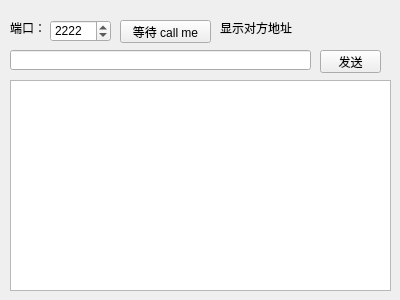
<?xml version="1.0" encoding="UTF-8"?>
<ui version="4.0">
 <class>Widget</class>
 <widget class="QWidget" name="Widget">
  <property name="geometry">
   <rect>
    <x>0</x>
    <y>0</y>
    <width>400</width>
    <height>300</height>
   </rect>
  </property>
  <property name="windowTitle">
   <string>Widget</string>
  </property>
  <widget class="QLineEdit" name="lineEdit">
   <property name="geometry">
    <rect>
     <x>10</x>
     <y>50</y>
     <width>301</width>
     <height>20</height>
    </rect>
   </property>
  </widget>
  <widget class="QLabel" name="label">
   <property name="geometry">
    <rect>
     <x>220</x>
     <y>20</y>
     <width>171</width>
     <height>16</height>
    </rect>
   </property>
   <property name="text">
    <string>显示对方地址</string>
   </property>
  </widget>
  <widget class="QLabel" name="label_2">
   <property name="geometry">
    <rect>
     <x>10</x>
     <y>20</y>
     <width>41</width>
     <height>16</height>
    </rect>
   </property>
   <property name="text">
    <string>端口：</string>
   </property>
  </widget>
  <widget class="QSpinBox" name="spinBox">
   <property name="geometry">
    <rect>
     <x>50</x>
     <y>20</y>
     <width>61</width>
     <height>22</height>
    </rect>
   </property>
   <property name="maximum">
    <number>65535</number>
   </property>
   <property name="value">
    <number>2222</number>
   </property>
  </widget>
  <widget class="QPushButton" name="pushButton">
   <property name="geometry">
    <rect>
     <x>120</x>
     <y>20</y>
     <width>91</width>
     <height>23</height>
    </rect>
   </property>
   <property name="text">
    <string>等待 call me</string>
   </property>
  </widget>
  <widget class="QPushButton" name="pushButton_2">
   <property name="geometry">
    <rect>
     <x>320</x>
     <y>50</y>
     <width>61</width>
     <height>23</height>
    </rect>
   </property>
   <property name="text">
    <string>发送</string>
   </property>
  </widget>
  <widget class="QPlainTextEdit" name="plainTextEdit">
   <property name="geometry">
    <rect>
     <x>10</x>
     <y>80</y>
     <width>381</width>
     <height>211</height>
    </rect>
   </property>
  </widget>
 </widget>
 <layoutdefault spacing="6" margin="11"/>
 <resources/>
 <connections/>
</ui>
